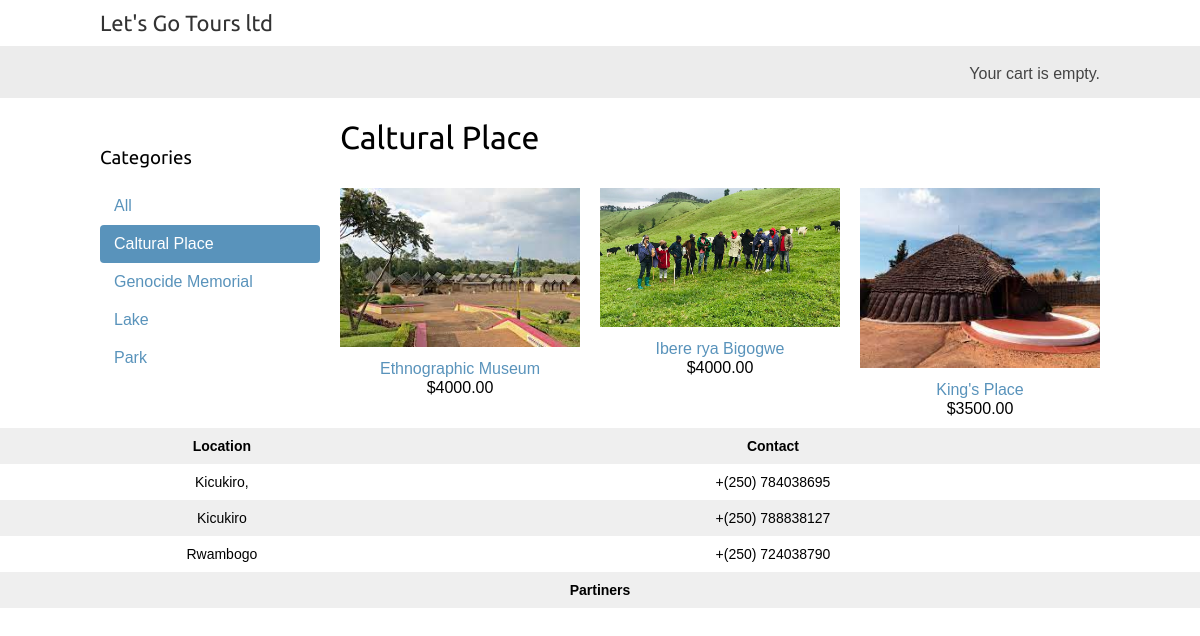
Page /caltural-place/ on the committed database.
### shop/models.py (models this page shows, shortened)
class Category(models.Model):
    name=models.CharField(max_length=200)
    slug=models.SlugField(max_length=200,
                          unique=True)
    class Meta:
        ordering=['name']
        indexes=[
            models.Index(fields=['name']),
        ]
        verbose_name='category'
        verbose_name_plural='categories'
    def get_absolute_url(self):
        return reverse('shop:product_list_by_category',
                       args=[self.slug])

class Product(models.Model):
    category=models.ForeignKey(Category,
                               related_name='products',
                               on_delete=models.CASCADE)
    name=models.CharField(max_length=200)
    slug=models.SlugField(max_length=200)
    image=models.ImageField(upload_to='product/%Y/%m/%d',
                            blank=True)
    description=models.TextField(blank=True)
    price=models.DecimalField(max_digits=10,
                              decimal_places=2)
    available=models.BooleanField(default=True)
    created=models.DateTimeField(auto_now_add=True)
    updated=models.DateTimeField(auto_now=True)
    class Meta:
        ordering=['name']
        indexes=[
            models.Index(fields=['id','slug']),
            models.Index(fields=['name']),
            models.Index(fields=['-created'])
        ]
    def get_absolute_url(self):
        return reverse('shop:product_detail',
                       args=[self.id,self.slug])

### shop/views.py (the view)
# urls.py: path('',views.product_list,name='product_list'),
def product_list(request,category_slug=None):
    category=None
    categories=Category.objects.all()
    products=Product.objects.filter(available=True)
    if category_slug:
        category=get_object_or_404(Category,
                                   slug=category_slug)
        products=products.filter(category=category)
    return render(request,
                  'shop/product/list.html',
                  {'category':category,
                   'categories':categories,
                   'products':products})

### cart/cart.py (called while the page is built)
    def __len__(self):
        return sum(item['quantity'] for item in self.cart.values())

### cart/context_processor.py (called while the page is built)
def cart(request):
    return{'cart': Cart(request)}

### shop/templates/shop/product/list.html (shortened to what this page needs)
{% extends "shop/base.html" %}
{% load static %}
{% block content %}
 <div id="sidebar">
 <h3>Categories</h3>
 <ul>
 <li {% if not category %}class="selected"{% endif %}>
 <a href="{% url "shop:product_list" %}">All</a>
 </li>
 {% for c in categories %}
 <li {% if category.slug == c.slug %}class="selected"
 {% endif %}>
 <a href="{{ c.get_absolute_url }}">{{ c.name }}</a>
 </li>
 {% endfor %}
 </ul>
 </div>
 <div id="main" class="product-list">
 <h1>{% if category %}{{ category.name }}{% else %}Available Places to visit
 {% endif %}</h1>
 {% for product in products %}
 <div class="item">
 <a href="{{ product.get_absolute_url }}">
 <img src="{% if product.image %}{{ product.image.url }}{% else %}{% static "img/no_image.png" %}{% endif %}">
 </a>
 <a href="{{ product.get_absolute_url }}">{{ product.name }}</a>
 <br>
 ${{ product.price }}
 </div>
 {% endfor %}
 </div>
{% endblock %}

### shop/static/css/base.css (style rules this page uses)
body { margin: 0; padding: 0; font-family: helvetica, sans-serif; }
h1, h2, h3, h4, h5, h6 { font-family: "Ubuntu", sans-serif; font-weight: normal; }
a { text-decoration: none; color: #5993bb; }
#sidebar { width: 220px; padding: 30px 20px 0 0; float: left; }
#sidebar ul { margin: 0; padding: 0; }
#sidebar ul li { margin: 0; list-style: none; padding: 10px 14px; }
#sidebar ul li a { display: block; }
#sidebar ul li.selected { background: #5993bb; border-radius: 4px; }
#sidebar ul li.selected a { color: #fff; }
#main { float: left; width: 96%; margin-right: -220px; overflow: hidden; }
.product-list .item { width: 25%; padding: 10px 20px 10px 0; float: left; text-align: center; line-height: 1.2; flex: auto; }
.product-list .item img { width: 100%; margin-bottom: 8px; }

### rows in the picture
Category: name "Caltural Place"
Category: name "Genocide Memorial"
Category: name "Lake"
Category: name "Park"
Product: image (picture), name "Ethnographic Museum", price "4000.00"
Product: image (picture), name "Ibere rya Bigogwe", price "4000.00"
Product: image (picture), name "King's Place", price "3500.00"
